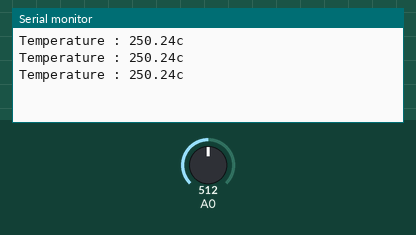
This sketch was run on a simulated Arduino Uno, built with avr-gcc and run on an emulated ATmega328P. On the bench: the last lines printed to the serial monitor. The inputs (shaded band) are chosen by the test bench; at power-on: A0 = 512.

Above: at 1.3 s.
1.4 s: A0 set to 716
At 1.9 s:
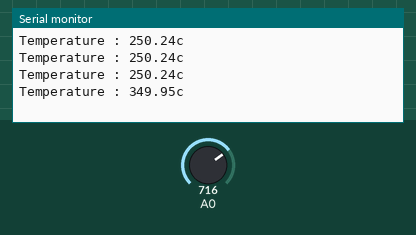
2.9 s: A0 set to 900
At 3.4 s:
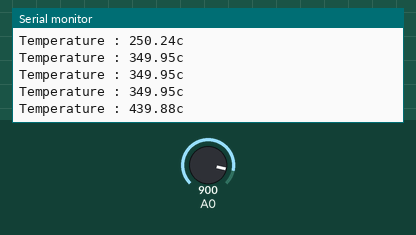
Timing chart, 0 to 5.9 s (numbered marks = the images above; inputs shaded):
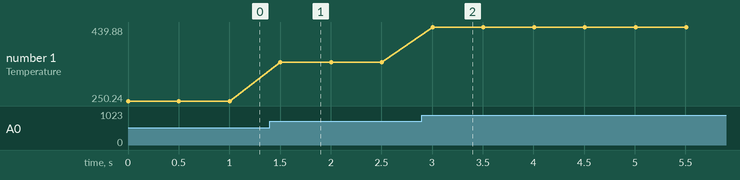

Measured:
- after the input at 1.4 s, the serial monitor: prints a new line after 0.10 s (image 1)
- after the input at 2.9 s, the serial monitor: prints a new line after 0.10 s (image 2)
- plotted number 1: 250.24 → 349.95 after the input at 1.4 s, 349.95 → 439.88 after the input at 2.9 s

The sketch:

arduiono_temperaturea_LM35.ino
```cpp
void setup() {
  // put your setup code here, to run once:
  Serial.begin(9600);
}

void loop() {
  // put your main code here, to run repeatedly:
  int Adc = analogRead(A0);
  float mV = (Adc/1023.0) * 5000; //3.3v = 3300mv
  float Temp = mV/10;
  Serial.print("Temperature : ");
  Serial.print(Temp);
  Serial.println("c");
  delay(500);
}
```
